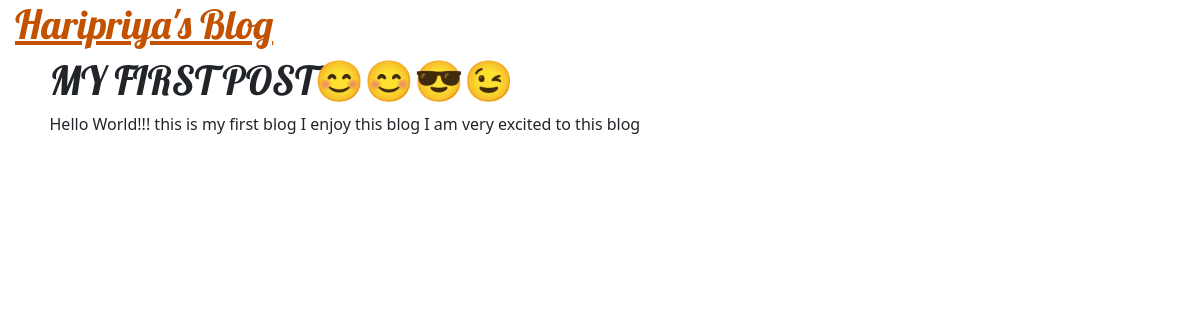
The app's page /post/1/ with its own data.
### blog/models.py (models this page shows, shortened)
class Post(models.Model):
    author=models.ForeignKey(settings.AUTH_USER_MODEL,on_delete=models.CASCADE)
    title= models.CharField(max_length=200)
    text= models.TextField()
    created_date= models.DateTimeField(default=timezone.now)
    published_date= models.DateTimeField(blank=True, null=True)
    image = models.ImageField(upload_to='images/', blank=True, null=True)
    audio = models.FileField(upload_to='audios/', blank=True, null=True)
    video = models.FileField(upload_to='videos/', blank=True, null=True)

### blog/views.py (the view)
# urls.py: path('post/<int:pk>/', views.post_detail, name='post_detail'),
def post_detail(request, pk):
    post = get_object_or_404(Post, pk=pk)
    return render(request, 'blog/post_detail.html', {'post': post})

### blog/templates/blog/post_detail.html (shortened to what this page needs)
{% extends 'blog/base.html' %}
{% block content %}
    <h1>{{ post.title }}</h1>
    <p>{{ post.text }}</p>
{% endblock %}

### blog/static/css/blog.css (style rules this page uses)
body { padding-left: 15px; }
h1, h2, h3, h4 { font-family: 'Lobster', cursive; }

### records on screen
Post: title "MY FIRST POST😊😊😎😉", text "Hello World!!! this is my first blog I enjoy this blog I am very excited to this blog"
